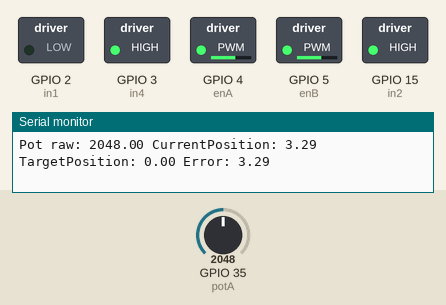
Recording of a sketch running on a simulated ESP32. On the bench: switched loads named in the sketch (green lamp = pin HIGH), the last lines printed to the serial monitor. The inputs (shaded band) are chosen by the test bench; at power-on: GPIO 35 (potA) = 2048.

Above: at 1.2 s.
1.3 s: GPIO 35 (potA) set to 1228
At 2.6 s:
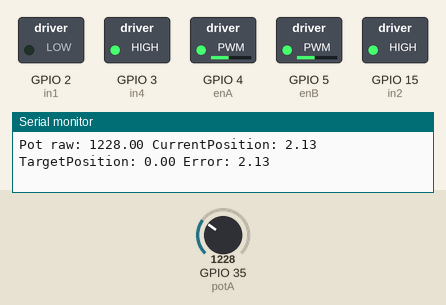
2.9 s: GPIO 35 (potA) set to 491
At 4.2 s:
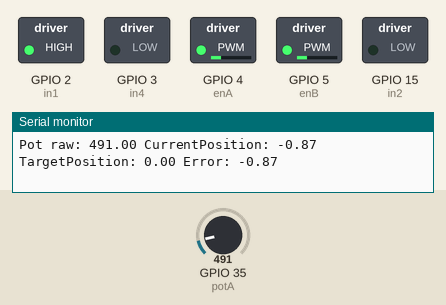
4.5 s: GPIO 35 (potA) set to 0
At 5.5 s:
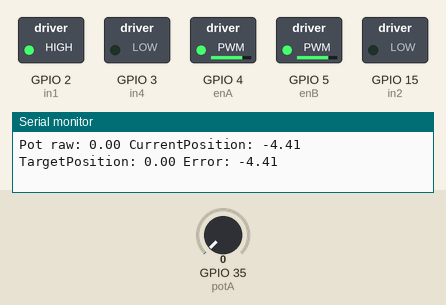
6.0 s: GPIO 35 (potA) set to 4095
At 6.6 s:
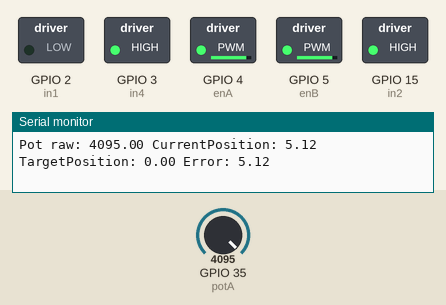
7.5 s: GPIO 35 (potA) set to 2047
At 7.9 s:
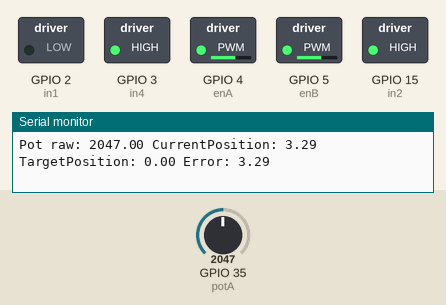
Timing chart, 0 to 10.0 s (numbered marks = the images above; inputs shaded):
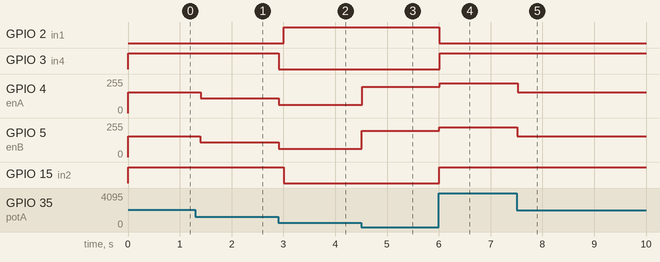

The sketch:

slidePot-PosMultipleMotors.ino
```cpp
// Pins for the motor driver module
int enA = 4; // Enable for Motor A
int in1 = 2; // Input 1 for Motor A
int in2 = 15; // Input 2 for Motor A
double potA = 35; // Potentiometer for Motor A

int enB = 5; // Enable for Motor B
int in3 = 4; // Input 1 for Motor B
int in4 = 3; // Input 2 for Motor B
double potB = 35; // Potentiometer for Motor A

//int enC = 6; // Enable for Motor C
//int in5 = 11; // Input 1 for Motor C
//int in6 = 10; // Input 2 for Motor C
//double potC = 35; // Potentiometer for Motor C

// try lowering freq, to vibrate, diddering signal
// Get rid of deadband

// Setting PWM properties
const int freq = 300;   //300 hz is perfect
const int pwmChannel = 0;
const int resolution = 8;
int dutyCycle = 0; // Initialize dutyCycle to 0

// Define the range of potentiometer values for leftmost and rightmost positions
const double minPotValue = 4095.0; // Minimum potentiometer value (leftmost)
const double maxPotValue = 0.0;    // Maximum potentiometer value (rightmost)

// Define the range of positions in centimeters for leftmost and rightmost positions
const double minPositionLimit = -4.0; // Minimum position in cm
const double maxPositionLimit = 4.0;  // Maximum position in cm

// Target position
double targetPositionA = 0;
double targetPositionB = 0;
//double targetPositionC = 0;

// PID Controller Parameters
double kp = 1.5; // Proportional gain
double ki = 0; // Integral gain
double kd = 0; // Derivative gain
double integral = 0.0;
double previousError = 0.0;

// Function to calculate the voltage from the position (cm)
double calculatePositionToVoltage(double position) {
  return 0.0052 * position * position * position - 0.0288 * position * position + 0.1114 * position - 0.0161;
}

double calculateVoltageToPosition(double voltage) {
  // Calculate the position within the original range
  return 0.8041 * voltage * voltage * voltage - 5.0581 * voltage * voltage + 10.821 * voltage + 0.5937 - 5;
}

void setup() {
  pinMode(enA, OUTPUT);
  pinMode(in1, OUTPUT);
  pinMode(in2, OUTPUT);
  pinMode(potA, INPUT);

  pinMode(enB, OUTPUT);
  pinMode(in3, OUTPUT);
  pinMode(in4, OUTPUT);
  pinMode(potB, INPUT);

//  pinMode(enC, OUTPUT);
//  pinMode(in5, OUTPUT);
//  pinMode(in6, OUTPUT);
//  pinMode(potC, INPUT);

  ledcSetup(pwmChannel, freq, resolution);  // Configure LED PWM functionality

  ledcAttachPin(enA, pwmChannel); // Attach the channel to the GPIO to be controlled
  ledcAttachPin(enB, pwmChannel);
  //ledcAttachPin(enC, pwmChannel);

  Serial.begin(115200);
  Serial.print("Testing DC Motor...");
}

void loop() {
  SlideToPosition(targetPositionA, enA, in1, in2, potA);
  SlideToPosition(targetPositionB, enB, in3, in4, potB);
  //SlideToPosition(targetPositionA, enA, in1, in2, potA);

  delay(100);
}

void SlideToPosition(double targetPosition, int enX, int inX1, int inX2, double potX) {
  double potValue = analogRead(potX);
  double potVoltage = analogRead(potX) * (3.3 / minPotValue);
  double currentPosition = calculateVoltageToPosition(potVoltage);

  // Check and enforce position limits
  if (targetPosition < minPositionLimit) {
    targetPosition = minPositionLimit;
  } else if (targetPosition > maxPositionLimit) {
    targetPosition = maxPositionLimit;
  }

  Serial.print("Pot raw: ");
  Serial.print(potValue);
  Serial.print(" CurrentPosition: ");
  Serial.print(currentPosition);
  Serial.print(" TargetPosition: ");
  Serial.print(targetPosition);

  // Calculate the error (difference between current and target position)
  double error = targetPosition - currentPosition;
  error = -error;
  Serial.print(" Error: ");
  Serial.println(error);

  // Calculate PID terms
  double proportionalTerm = kp * error;
  integral += ki * error;
  double derivativeTerm = kd * (error - previousError);

  // Calculate the control signal (duty cycle)
  double controlSignal = proportionalTerm + integral + derivativeTerm;

  // Update the previous error
  previousError = error;

  // Limiting signal
  double abs_signal = abs(controlSignal);
  double maxControlSignal = 10.0;

  if (abs_signal >= maxControlSignal) {
    controlSignal = controlSignal / abs_signal * maxControlSignal;
  }

  // Determine the direction of rotation
  if (controlSignal > 0) {
    digitalWrite(inX1, LOW);
    digitalWrite(inX2, HIGH);
  } else if (controlSignal < 0) {
    digitalWrite(inX1, HIGH);
    digitalWrite(inX2, LOW);
  } else {
    // Stop the motor if the target position is reached
    ledcWrite(pwmChannel, LOW);
  }

  // Apply static friction compensation
  if (controlSignal > 0) {  // going left
    double staticFrictionCompensation = 1.2;
    controlSignal += staticFrictionCompensation;

  } else if (controlSignal < 0) {  // going right
    double staticFrictionCompensation = 1.2;
    controlSignal -= staticFrictionCompensation;
  }

  // mapdouble the control signal to the duty cycle range (0-255)
  dutyCycle = mapdouble(abs(controlSignal), 0, maxControlSignal, 0, 255);
  ledcWrite(pwmChannel, dutyCycle);
}

double mapdouble(double x, double in_min, double in_max, double out_min, double out_max)
{
  return (x - in_min) * (out_max - out_min) / (in_max - in_min) + out_min;
}
```

Measured:
- after the input at 1.3 s, GPIO 4 (enA), GPIO 5 (enB): 155/255 → 111/255 after 0.10 s
- after the input at 2.9 s, GPIO 2 (in1): LOW → HIGH after 0.11 s; GPIO 3 (in4): HIGH → LOW at once; GPIO 4 (enA), GPIO 5 (enB): 111/255 → 63/255 at once; GPIO 15 (in2): HIGH → LOW after 0.11 s
- after the input at 4.5 s, GPIO 4 (enA), GPIO 5 (enB): 63/255 → 198/255 at once
- after the input at 6.0 s, GPIO 2 (in1): HIGH → LOW at once; GPIO 3 (in4), GPIO 15 (in2): LOW → HIGH at once; GPIO 4 (enA), GPIO 5 (enB): 198/255 → 225/255 at once
- after the input at 7.5 s, GPIO 4 (enA), GPIO 5 (enB): 225/255 → 155/255 at once
